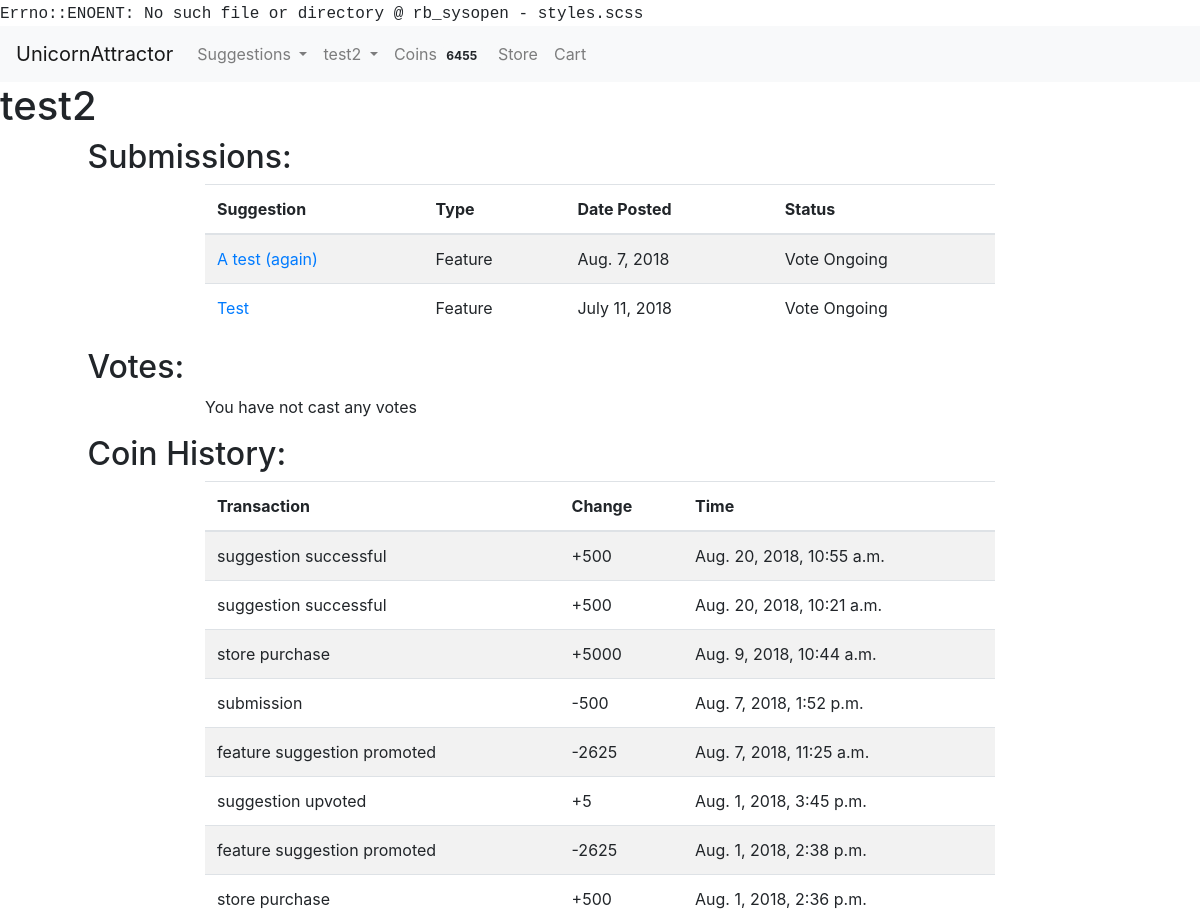
The page /user/3 (signed in, upper part) on the database as committed earlier.
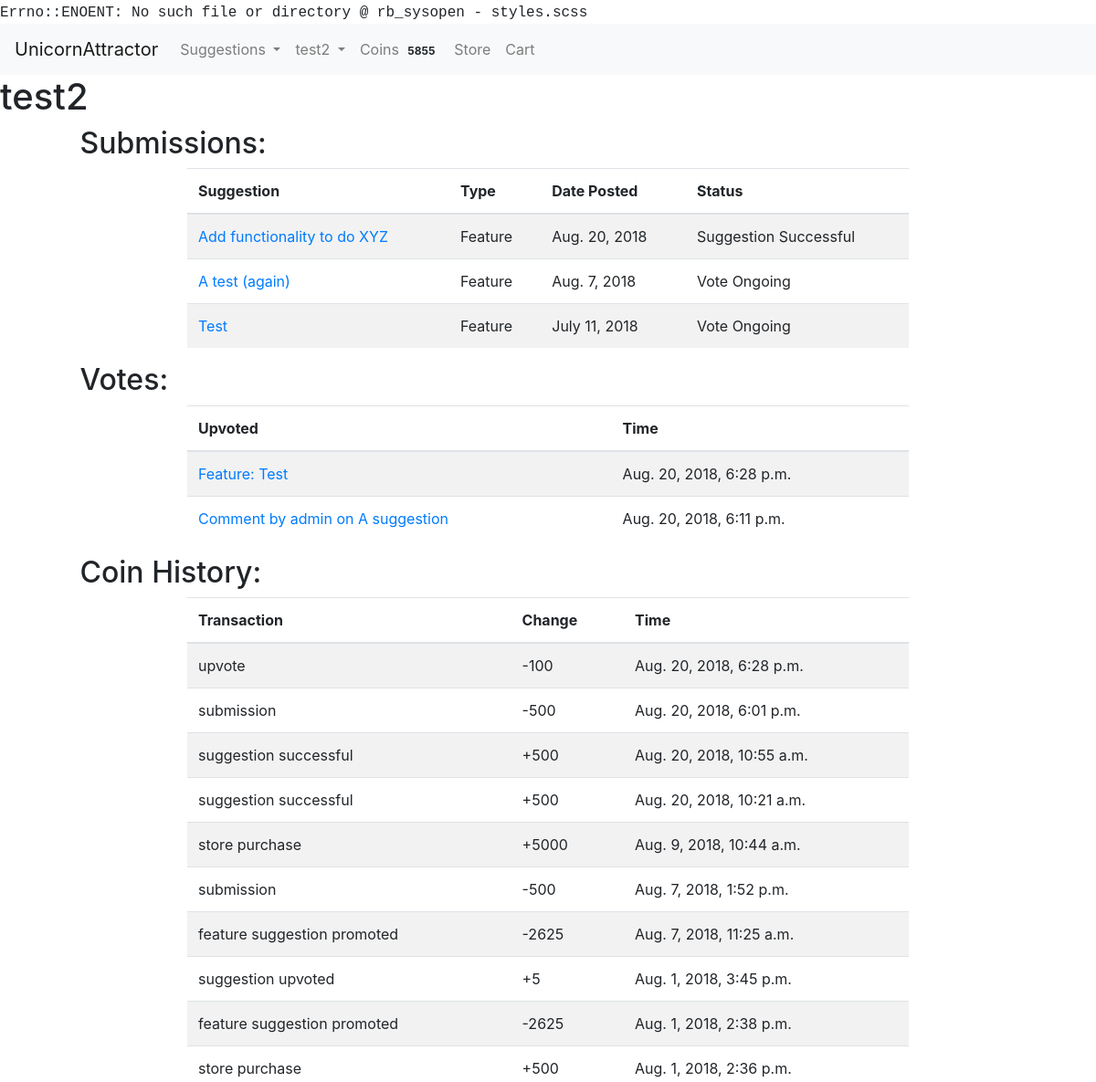
The same page on the database as committed later.
### accounts/models.py (models this page shows)
class User(AbstractUser):
    USERNAME_FIELD = "email"
    email = models.EmailField('email address', blank=False, unique=True)
    REQUIRED_FIELDS = []
    def __str__(self):
        return self.username

### usersuggestions/models.py (models this page shows, shortened)
class SuggestionAdminPage(models.Model):
    status_choices = ((0, "not scheduled"), (1, "scheduled"), (2, "in progress"), (3, "completed"))
    priority_choices = ((0, "low"), (1, 'normal'), (2, 'high'))
    suggestion = models.ForeignKey(Suggestion, null=False, on_delete=models.CASCADE)
    status = models.PositiveSmallIntegerField(choices=status_choices, default=0)
    developer_assigned = models.ForeignKey(User, null=True, blank=True, on_delete=models.PROTECT)
    priority = models.PositiveSmallIntegerField(choices=priority_choices, null=True, blank=True, default=1)
    date_started = models.DateField(null=True, blank=True)
    estimated_days_to_complete = models.PositiveSmallIntegerField(null=True, blank=True)
    expected_completion_date = models.DateField(null=True, blank=True)
    date_completed = models.DateField(null=True, blank=True)
    in_current_voting_cycle = models.BooleanField(blank=False, default=True)
    github_branch = models.CharField(null=True, blank=True, max_length=50)
    was_successful = models.NullBooleanField(blank=True, null=True)
    current_winner = models.BooleanField(blank=False, default=False)

class Suggestion(models.Model):
    suggestion_choices = ((True, 'Feature'), (False, 'Bug Fix'))
    is_feature = models.BooleanField(blank=False, default=False, choices=suggestion_choices)
    user = models.ForeignKey(User, null=False, on_delete=models.PROTECT)
    title = models.CharField(max_length=200, blank=False)
    details = RichTextUploadingField()
    date_time = models.DateTimeField(auto_now_add=True)
    delay_submission = models.BooleanField(null=False, blank=True, default=False)

class Upvote(models.Model):
    user = models.ForeignKey(User, null=False, on_delete=models.PROTECT)
    suggestion = models.ForeignKey(Suggestion, null=True, on_delete=models.CASCADE)
    comment = models.ForeignKey(Comment, null=True, on_delete=models.CASCADE)
    date_time = models.DateTimeField(auto_now_add=True)

class Comment(models.Model):
    user = models.ForeignKey(User, null=False, on_delete=models.PROTECT)
    suggestion = models.ForeignKey(Suggestion, null=False, on_delete=models.CASCADE)
    admin_page_comment = models.BooleanField(blank=False, default=False)
    comment = RichTextUploadingField()
    date_time = models.DateTimeField(auto_now_add=True)

### market/models.py (models this page shows, shortened)
class UserCoinHistory(models.Model):
    transaction_choices = ((1, 'submission'), (2, 'upvote'), (3, 'referral'),
                           (4, 'store purchase'), (5, 'initial signup'), (6, 'received referral'),
                           (7, 'suggestion upvoted'), (8, 'suggestion successful'), (9, 'feature suggestion promoted'))
    user = models.ForeignKey(User, null=False, on_delete=models.PROTECT)
    coins_change = models.IntegerField(null=False)
    date_time = models.DateTimeField(auto_now_add=True)
    suggestion = models.ForeignKey(Suggestion, null=True, blank=True, on_delete=models.CASCADE)
    transaction = models.PositiveSmallIntegerField(choices=transaction_choices, blank=False, null=False)

### unicornapp/views.py (the view)
# urls.py: url(r'^user/(?P<user_id>\d+)$', render_userpage, name='userpage'),
@login_required()
def render_userpage(request, user_id):
    user = get_object_or_404(User, id=user_id)
    if request.user == user:
        values = get_userpage_values(user)
        return render(request, "userpage.html", {"user": user,
                                                 "votes": values["votes"], "purchases": values["purchases"],
                                                 "coin_history": values["coin_history"],
                                                 "suggestions": values["suggestions"],
                                                 })
    else:
        return redirect("issue_tracker")

### market/cart.py (called while the page is built)
    def __len__(self):
        return sum(item['quantity'] for item in self.cart.values())

### market/coins.py (called while the page is built)
def return_user_coins(user):
    UserCoins.objects.get_or_create(user=user)
    user_row = UserCoins.objects.get(user=user)
    return user_row.coins

### market/contexts.py (called while the page is built)
def cart(request):
    return {'cart': Cart(request)}

def usercoins(request):
    if request.user.is_authenticated:
        user = request.user
        coins_amount = return_user_coins(user)
        return {"usercoins": coins_amount}
    else:
        return {"usercoins": None}

def coins_are_enabled(request):
    return {"coins_are_enabled": settings.COINS_ENABLED}

### market/models.py (called while the page is built)
    def __str__(self):
        return self.name

### unicornapp/views.py (called while the page is built)
def get_userpage_values(user):
    votes = Upvote.objects.filter(user=user).order_by("-date_time")
    purchases = Order.objects.filter(user=user).order_by("-date_time")
    coin_history = UserCoinHistory.objects.filter(user=user).order_by("-date_time")
    suggestions = SuggestionAdminPage.objects.filter(suggestion__user=user).order_by("-suggestion__date_time")
    for purchase in purchases:
        purchase.items = OrderItem.objects.filter(order=purchase)
        purchase.total_cost = 0
        for item in purchase.items:
            purchase.total_cost += item.total_purchase_price
    values_dictionary = {"purchases": purchases,
                         "coin_history": coin_history, "votes": votes, "suggestions": suggestions
                         }
    return values_dictionary

### unicornapp/templates/userpage.html (shortened to what this page needs)
{% extends 'base.html' %} {% block title %} {{ user }} {% endblock %} {% block content %}
<main id="userpage">
    <h1 id="header">{{ user }}</h1>
    <div class="row">
        <div class="offset-md-1">
            <h2 class="section-header">Submissions:</h2>
        </div>
    </div>
    <div class="row">
        <div class="col-xs-12 table-col col-md-8 offset-md-2">
            {% if suggestions|length == 0 %}
            <p class="no-entry-text">You have not submitted any suggestions</p>
            {% else %}
            <table class="table submissions-table table-striped">
                <thead>
                    <tr>
                        <th scope="col">Suggestion</th>
                        <th scope="col">Type</th>
                        <th scope="col">Date Posted</th>
                        <th scope="col">Status</th>
                    </tr>
                </thead>
                <tbody>
                    {% for suggestion in suggestions %}
                    <tr>
                        <td><a href="{% url 'view_suggestion' suggestion.suggestion.id %}">{{ suggestion.suggestion.title }}</a> </td>
                        <td>{{ suggestion.suggestion.get_is_feature_display }}</td>
                        <td>{{ suggestion.suggestion.date_time.date }}</td>
                        <td class="status">
                            {% if suggestion.suggestion.is_feature %} {% if suggestion.in_current_voting_cycle %} Vote Ongoing {% elif suggestion.suggestion.delay_submission %} Submission delayed till next voting cycle {% elif suggestion.was_successful == True %} Suggestion Successful
                            {% else %} Suggestion unsuccessful {% endif %} {% else %} {{ suggestion.get_status_display }} {% endif %}
                        </td>
                    </tr>
                    {% endfor %}
                </tbody>
            </table>
            {% endif %}
        </div>
    </div>
    <div class="row">
        <div class="offset-md-1">
            <h2 class="section-header">Votes:</h2>
        </div>
    </div>
    <div class="row">
        <div class="col-xs-10 col-md-8 table-col offset-xs-1 offset-md-2">
            {% if votes|length == 0 %}
            <p class="no-entry-text">You have not cast any votes</p>
            {% else %}
            <table class="table table-striped">
                <thead>
                    <tr>
                        <th scope="col">Upvoted</th>
                        <th scope="col">Time</th>
                    </tr>
                </thead>
                <tbody>
                    {% for vote in votes %}
                        <tr>
                            <td>
                                {% if vote.comment %}
                                <a href="{% url 'view_suggestion' vote.comment.suggestion.id %}#{{ vote.comment.id }}">Comment by {{ vote.comment.user }} on {{ vote.comment.suggestion.title }}</a> {% else %}
                                <a href="{% url 'view_suggestion' vote.suggestion.id %}">{{ vote.suggestion.get_is_feature_display }}: {{ vote.suggestion.title }}</a> {% endif %}
                            </td>
                            <td>{{ vote.date_time }}</td>
                        </tr>
                        {% endfor %}
                </tbody>
            </table>
            {% endif %}
            </div>
        </div>
{% if coins_are_enabled %}
        <div class="row">
            <div class="offset-md-1">
                <h2 class="section-header">Coin History:</h2>
            </div>
        </div>
        <div class="row">
            <div class="col-xs-10 table-col col-md-8 offset-xs-1 offset-md-2">
                <table class="table table-striped" id="coin-history-table">
                    <thead>
                        <tr>
                            <th scope="col">Transaction</th>
                            <th scope="col">Change</th>
                            <th scope="col">Time</th>
                        </tr>
                    </thead>
                    <tbody>
                        {% for entry in coin_history %}
                        <tr>
                            <td>{{ entry.get_transaction_display }}{% if entry.suggestion %}: <a href="{% url 'view_suggestion' entry.suggestion.id %}"> {{ entry.suggestion.title }}</a> {% endif %}
                            </td>
                            <td>{% if entry.coins_change > 0 %} <span class="positive-change">+{% else %}<span class="negative-change">{% endif %}{{ entry.coins_change }}</span></td>
                            <td>{{ entry.date_time }}
                            </td>
                        </tr>
                        {% endfor %}
                    </tbody>
                </table>
            </div>
        </div>
{% endif %}
</main>
{% endblock %}

### templates/base.html (shortened to what this page needs)
<!DOCTYPE html> {% load staticfiles %}
<html lang="en">
<head>
    <link rel="stylesheet" href="https://maxcdn.bootstrapcdn.com/bootstrap/4.0.0/css/bootstrap.min.css">
    <link rel="stylesheet" href="{% static 'css/styles.css' %}">
</head>
<body>
    <nav class="navbar navbar-expand-lg navbar-light bg-light justify-content-between">
        <a class="navbar-brand website-title" href="{% url 'home' %}">UnicornAttractor</a>
        <div class="collapse navbar-collapse" id="navbarSupportedContent">
            <ul class="navbar-nav mr-auto">
                <li class="nav-item dropdown">
                    <a class="nav-link dropdown-toggle" href="{% url 'issue_tracker' %}" id="navbarDropdown" role="button" data-toggle="dropdown" aria-haspopup="true" aria-expanded="false">
                        Suggestions
                    </a>
                </li>
                {% if user.is_authenticated %}
                <li class="nav-item dropdown">
                    <a class="nav-link dropdown-toggle" href="#" id="navbarDropdownUser" role="button" data-toggle="dropdown" aria-haspopup="true" aria-expanded="false">
                        {{ user.username }}
                    </a>
                </li>
                {% if coins_are_enabled %}
                <li class="nav-item">
                    <a class="nav-link" href="{% url 'earn_coins' %}"> Coins <span class="badge badge-light">{{ usercoins }}</span></a>
                </li>
                {% endif %} {% endif %}
                <li class="nav-item">
                    <a class="nav-link" href="{% url 'store' %}">Store</a>
                </li>
                <li class="nav-item">
                    <a class="nav-link" href="{% url 'view_cart' %}">Cart </a>
                </li>
            </ul>
        </div>
    </nav>
    {% block content %}{% endblock %}
</body>
</html>

### styles.css (style rules this page uses)
body:before { white-space: pre; font-family: monospace; content: "Errno::ENOENT: No such file or directory @ rb_sysopen - styles.scss"; }

Rows that differ between the two databases and show on the page:
added SuggestionAdminPage: suggestion "Add functionality to do XYZ", suggestion.is_feature "Feature", suggestion.date_time "Aug. 20, 2018", in_current_voting_cycle "Suggestion Successful"
added Upvote: suggestion.is_feature "Feature", suggestion "Test", date_time "Aug. 20, 2018, 6:28 p.m."
added Upvote: comment.user "admin", comment.suggestion "A suggestion", date_time "Aug. 20, 2018, 6:11 p.m."
added UserCoinHistory: transaction "upvote", coins_change "-100", date_time "Aug. 20, 2018, 6:28 p.m."
added UserCoinHistory: transaction "submission", coins_change "-500", date_time "Aug. 20, 2018, 6:01 p.m."
Other text that changed with them:
{{ usercoins }}: "6455" → "5855"
text no longer shown: "You have not cast any votes"
text now shown: "Upvoted Time"
